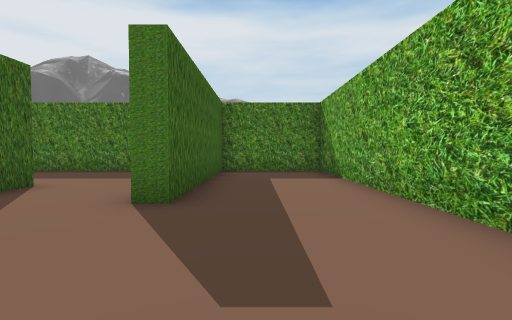
[1] (above)

24 first-person views from a walk through a Unity game level. The camera is 1.4 m above the floor, tilts 2° down and sees 85° across. The floor is counted in squares, 2 m on a side. Each view is taken from the middle of a square. On the plan, view 1 faces up. The plan holds only what a view shows up to about 9 squares ahead; the rest is blank. The place goes on beyond the plan. The player character is not drawn. Some surface patterns are stand-ins.

[2]
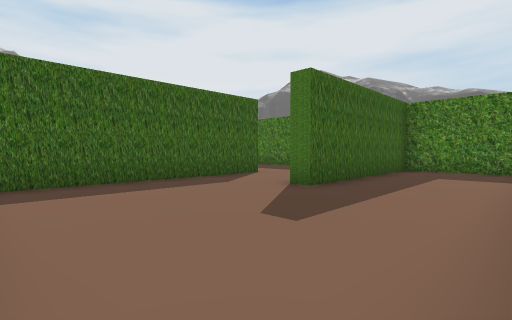

[3]
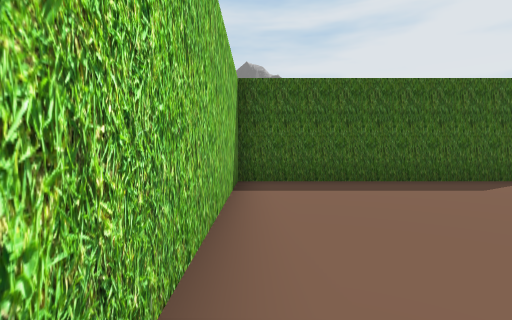

[4]
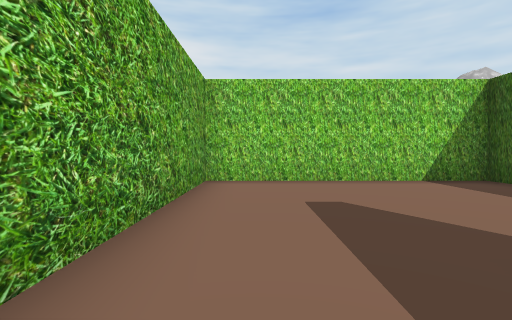

[5]
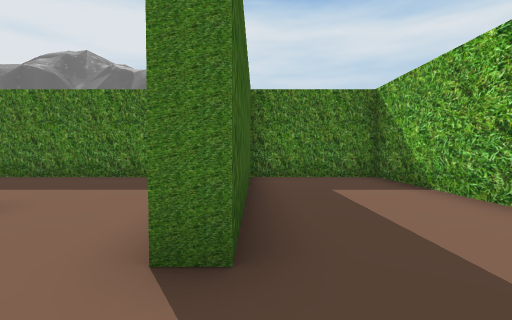

[6]
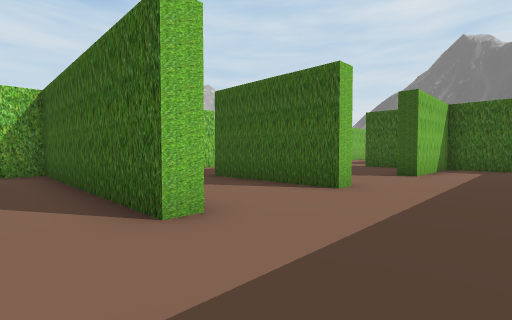

[7]
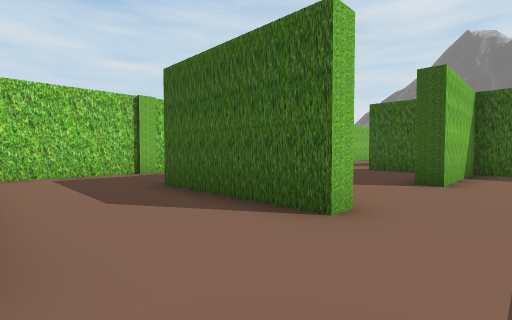

[8]
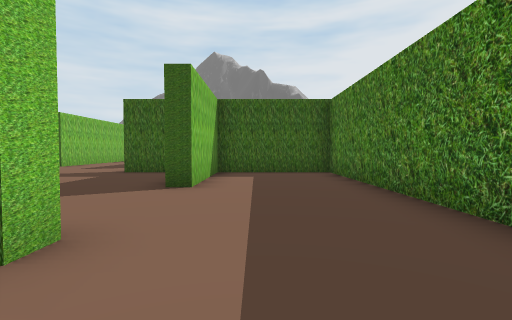

[9]
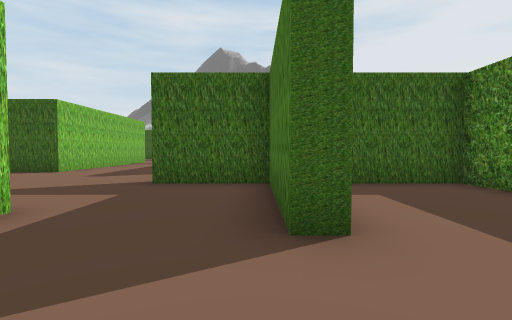

[10]
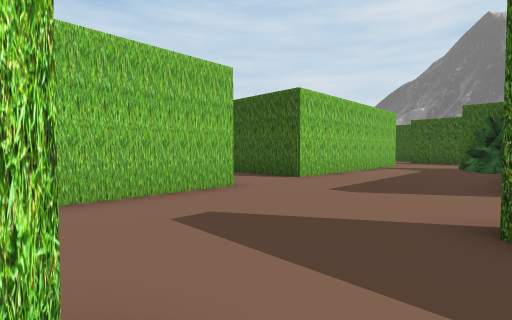

[11]
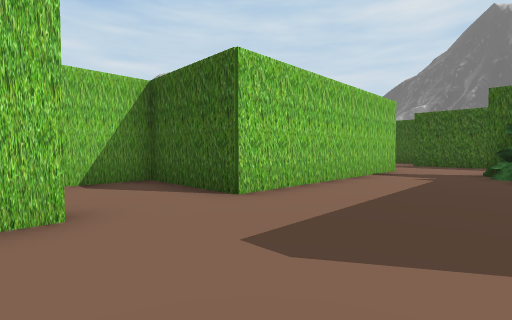

[12]
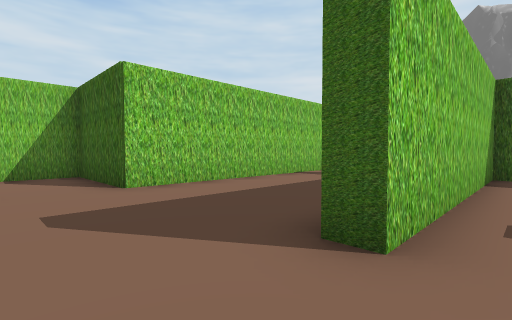

[13]
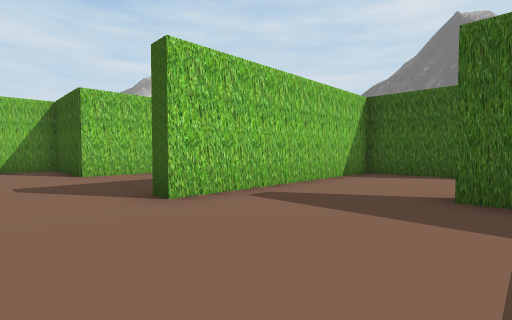

[14]
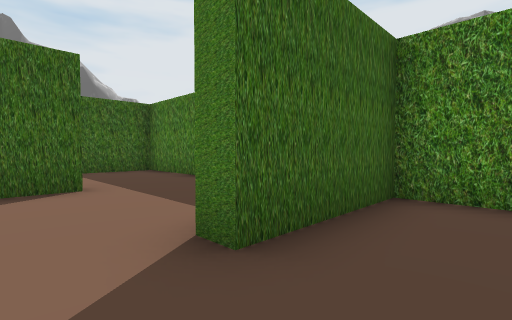

[15]
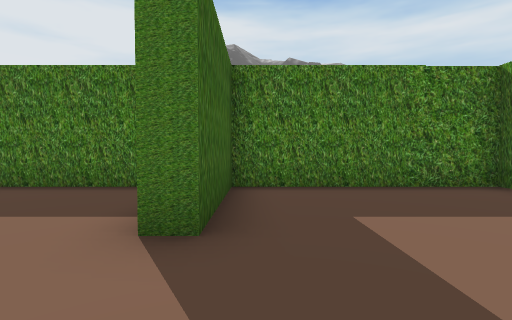

[16]
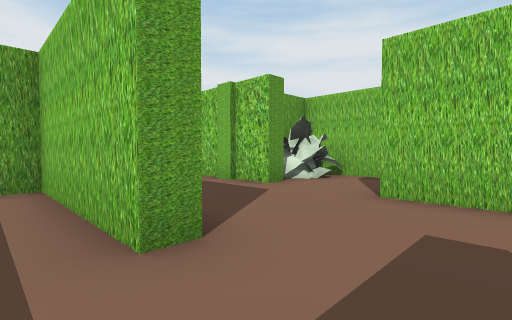

[17]
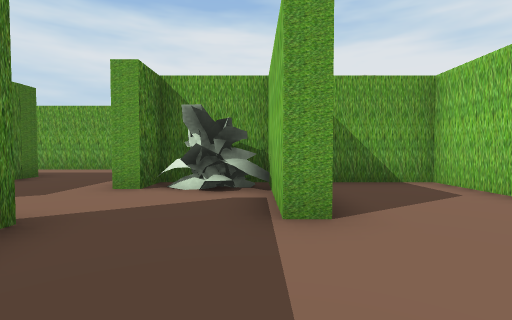

[18]
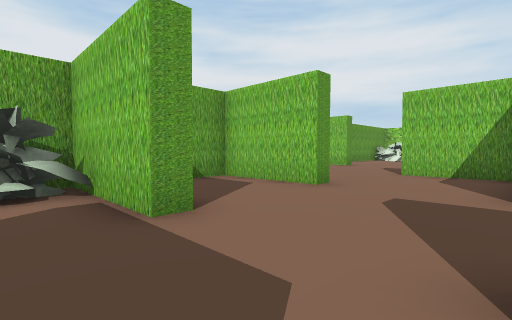

[19]
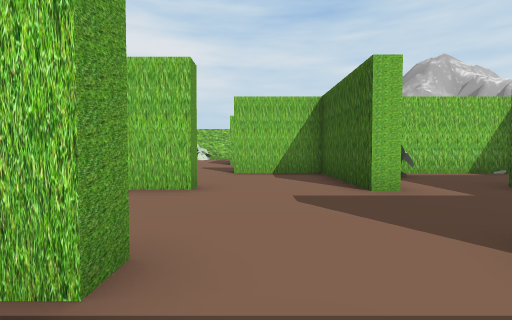

[20]
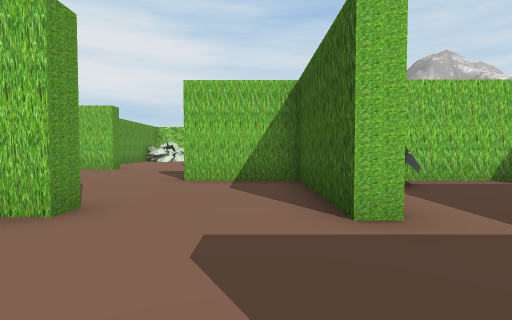

[21]
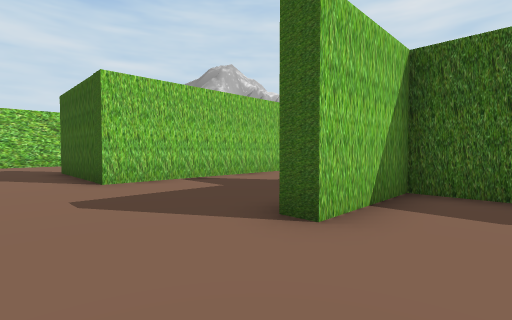

[22]
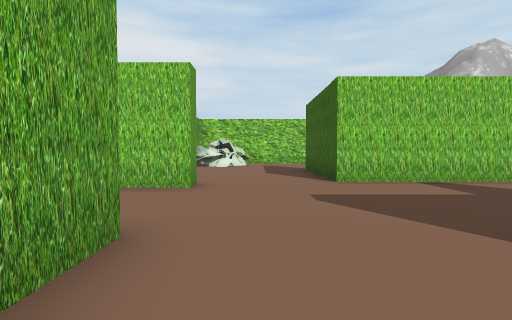

[23]
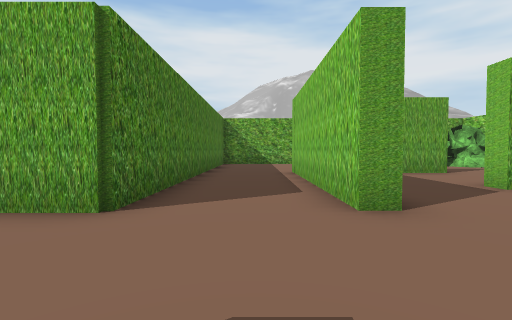

[24]
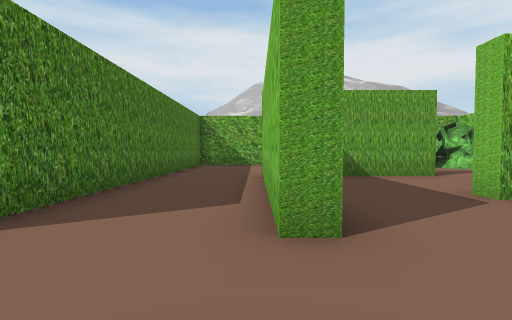

### Floor plan
Points are (right, up) in squares from view 1. A wall is a line through its corners. A room is listed if a view was taken in it or the views show most of it. See-through windows are left out.
Room 1 (views 1, 2, 3, 4, 5)
walls: (-4.3, 3.5) (-4.3, -1.4) (2.2, -1.4) (2.2, 9.3) (-1.1, 9.3); (-1.1, 9) (-1.1, 3.7) (-1.8, 3.7)
ways out: opening at (-2.5, 4.5) to room 2
Room 2 (views 6, 7, 8, 9, 10, 11, 16, 17, 18, 19, 20, 21, 22, 23, 24)
walls: (-15.5, -7.9) (-14.9, -7.9) (-14.9, -11.5) (-12.3, -11.5) (-12.3, -12); (-12.2, -4.9) (-12.2, -4.3) (-8.9, -4.3) (-8.9, -3.4); (-11.9, -8.5) (-11.9, -7.9) (-8.9, -7.9) (-8.9, -5.6); (-15.6, -1.2) (-12.4, -1.2); (-10.3, -3.5) (-9.8, -3.3); (-10, -3.9) (-10, -3); (-9.9, -3.4) (-10.3, -3.1); (-9.9, -3.2) (-9.9, -2.9); (-9.7, -3.2) (-9.7, -3); (-10, -1.9) (-10, -1.4) (-8.9, -1.4); (-9, -1.2) (-8.4, -1.2); (-8.5, -1.4) (-5.3, -1.4); (-12.2, 1.6) (-12.2, 2.2) (-8.2, 2.2) (-8.2, 2.9); (-17.9, 3.3) (-17.9, 2.8); (-16.6, -16.2) (-11.8, -16.2) (-11.8, -19.5); (-24.4, -1.4) (-17.9, -1.4) (-17.9, -4.3) (-16.1, -4.3); (-8.9, -15.8) (-8.9, -15.2) (-3.1, -15.2); (-24.5, 1.6) (-24.5, 1); (-8.2, 5.5) (-7.7, 5.5) (-7.7, 1.7) (-8.5, 1.7); (-2, -12.4) (-8.9, -12.4) (-8.9, -11.1); (-7.1, -18.4) (-6.5, -18.4); (-4.9, 5.5) (-4.3, 5.5) (-4.3, 3.5); (-3.4, -19.5) (-3.4, -17.2); (-24.5, 9.3) (-27.4, 9.3); (-3.8, 9.3) (-14.9, 9.3) (-14.9, 5.8) (-11.3, 5.8) (-11.3, 5.3) (-14.9, 5.3) (-14.9, 2.8); (-28.6, 8.1) (-28.6, 7.1)
low walls: (-9.4, -4.1) (-9.5, -3.5) (-9.8, -3.4)
ways out: opening at (-2.5, 4.5) to room 1; opening at (-25, 7.5) to room 3; opening at (-16.5, 3) to room 3; opening at (-16.5, -8)
Room 3 (views 12, 13, 14, 15)
walls: (-22.3, 9.3) (-24.5, 9.3); (-24.5, 6.4) (-24.5, 3.3) (-17.9, 3.3); (-15.3, 9.3) (-20.5, 9.3) (-20.5, 6.3) (-21, 6.3)
ways out: opening at (-25, 7.5) to room 2; opening at (-16.5, 3) to room 2

Where each view was taken, in squares from view 1:
view 1: 0 up, 0 right, facing up
view 2: 1 down, 2 right, facing up-left
view 3: 1 down, 2 right, facing left
view 4: 5 up, 1 right, facing down
view 5: 2 up, 1 left, facing up
view 6: 8 up, 3 left, facing down-left
view 7: 7 up, 5 left, facing down-left
view 8: 7 up, 6 left, facing left
view 9: 5 up, 9 left, facing left
view 10: 3 up, 12 left, facing down-left
view 11: 2 up, 15 left, facing down-left
view 12: 4 up, 16 left, facing down-left
view 13: 7 up, 16 left, facing down-left
view 14: 5 up, 19 left, facing up-left
view 15: 4 up, 20 left, facing up
view 16: 3 up, 14 left, facing down-right
view 17: 4 down, 15 left, facing right
view 18: 3 down, 15 left, facing down-right
view 19: 3 down, 13 left, facing down
view 20: 5 down, 14 left, facing down
view 21: 10 down, 10 left, facing down-left
view 22: 10 down, 10 left, facing down
view 23: 14 down, 12 left, facing right
view 24: 15 down, 11 left, facing right
